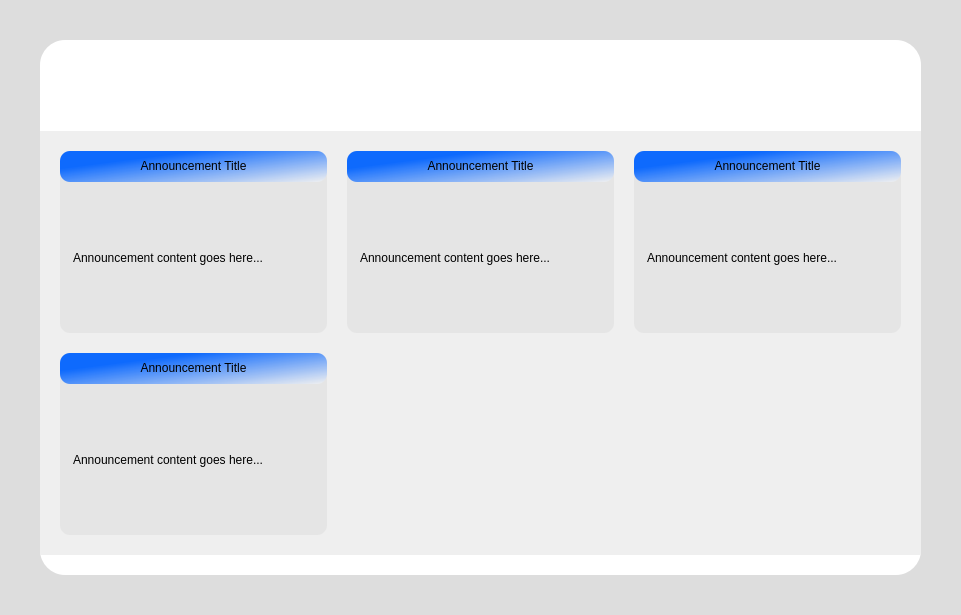
<?xml version="1.0" encoding="UTF-8"?>
<ui version="4.0">
 <class>BarangayDashboard</class>
 <widget class="QWidget" name="BarangayDashboard">
  <property name="geometry">
   <rect>
    <x>0</x>
    <y>0</y>
    <width>961</width>
    <height>615</height>
   </rect>
  </property>
  <property name="windowTitle">
   <string>Barangay Admin Dashboard</string>
  </property>
  <property name="styleSheet">
   <string notr="true">QWidget#BarangayDashboard {
    background-color: rgb(221, 221, 221);
}</string>
  </property>
  <layout class="QVBoxLayout" name="mainLayout">
   <property name="spacing">
    <number>0</number>
   </property>
   <property name="leftMargin">
    <number>40</number>
   </property>
   <property name="topMargin">
    <number>40</number>
   </property>
   <property name="rightMargin">
    <number>40</number>
   </property>
   <property name="bottomMargin">
    <number>40</number>
   </property>
   <item>
    <widget class="QFrame" name="frame">
     <property name="styleSheet">
      <string notr="true">QFrame#frame {
    background-color: white;
    border-radius: 25px;
}</string>
     </property>
     <property name="frameShape">
      <enum>QFrame::StyledPanel</enum>
     </property>
     <property name="frameShadow">
      <enum>QFrame::Raised</enum>
     </property>
     <layout class="QVBoxLayout" name="frameLayout">
      <property name="spacing">
       <number>10</number>
      </property>
      <property name="leftMargin">
       <number>0</number>
      </property>
      <property name="topMargin">
       <number>0</number>
      </property>
      <property name="rightMargin">
       <number>0</number>
      </property>
      <property name="bottomMargin">
       <number>20</number>
      </property>
      <item>
       <widget class="QLabel" name="label_3">
        <property name="minimumSize">
         <size>
          <width>0</width>
          <height>81</height>
         </size>
        </property>
        <property name="maximumSize">
         <size>
          <width>16777215</width>
          <height>81</height>
         </size>
        </property>
        <property name="styleSheet">
         <string notr="true">QLabel {
    background: qlineargradient(
        spread:pad,
        x1:0, y1:0,
        x2:0, y2:1,
        stop:0 #0d47a1,
        stop:1 #1976d2
    );
    border-radius: 0px;
    color: white;
    font-weight: bold;
    padding: 15px;
}</string>
        </property>
        <property name="text">
         <string>&lt;html&gt;&lt;head/&gt;&lt;body&gt;&lt;p&gt;&lt;span style=&quot; font-size:18pt;&quot;&gt;ANNOUNCEMENTS&lt;/span&gt;&lt;/p&gt;&lt;p&gt;&lt;span style=&quot; font-size:11pt; font-weight:400;&quot;&gt;Official Barangay Notices and Updates&lt;/span&gt;&lt;br/&gt;&lt;/p&gt;&lt;/body&gt;&lt;/html&gt;</string>
        </property>
       </widget>
      </item>
      <item>
       <widget class="QScrollArea" name="scrollArea">
        <property name="styleSheet">
         <string notr="true">QScrollArea {
    background-color: white;
    border: none;
}
QScrollBar:vertical {
    border: none;
    background: #f0f0f0;
    width: 10px;
    border-radius: 5px;
}
QScrollBar::handle:vertical {
    background: #1976d2;
    border-radius: 5px;
    min-height: 20px;
}
QScrollBar::add-line:vertical, QScrollBar::sub-line:vertical {
    height: 0px;
}</string>
        </property>
        <property name="widgetResizable">
         <bool>true</bool>
        </property>
        <widget class="QWidget" name="scrollAreaWidgetContents">
         <property name="geometry">
          <rect>
           <x>0</x>
           <y>0</y>
           <width>100</width>
           <height>100</height>
          </rect>
         </property>
         <layout class="QGridLayout" name="gridLayout">
          <property name="leftMargin">
           <number>20</number>
          </property>
          <property name="topMargin">
           <number>20</number>
          </property>
          <property name="rightMargin">
           <number>20</number>
          </property>
          <property name="bottomMargin">
           <number>20</number>
          </property>
          <property name="horizontalSpacing">
           <number>20</number>
          </property>
          <property name="verticalSpacing">
           <number>20</number>
          </property>
          <item row="0" column="0">
           <widget class="QWidget" name="widget" native="true">
            <property name="minimumSize">
             <size>
              <width>200</width>
              <height>131</height>
             </size>
            </property>
            <property name="styleSheet">
             <string notr="true">QWidget {
    background-color: rgb(229, 229, 229);
    border-radius: 10px;
}</string>
            </property>
            <layout class="QVBoxLayout" name="verticalLayout">
             <property name="spacing">
              <number>0</number>
             </property>
             <property name="leftMargin">
              <number>0</number>
             </property>
             <property name="topMargin">
              <number>0</number>
             </property>
             <property name="rightMargin">
              <number>0</number>
             </property>
             <property name="bottomMargin">
              <number>0</number>
             </property>
             <item>
              <widget class="QLabel" name="label">
               <property name="minimumSize">
                <size>
                 <width>0</width>
                 <height>31</height>
                </size>
               </property>
               <property name="maximumSize">
                <size>
                 <width>16777215</width>
                 <height>31</height>
                </size>
               </property>
               <property name="styleSheet">
                <string notr="true">QLabel{
	background-color: qlineargradient(spread:pad, x1:0.231, y1:0.310227, x2:1, y2:1, stop:0 rgba(0, 98, 255, 239), stop:1 rgba(240, 240, 240, 255));
}</string>
               </property>
               <property name="text">
                <string>&lt;html&gt;&lt;head/&gt;&lt;body&gt;&lt;p align=&quot;center&quot;&gt;Announcement Title&lt;/p&gt;&lt;/body&gt;&lt;/html&gt;</string>
               </property>
              </widget>
             </item>
             <item>
              <widget class="QLabel" name="label_content_1">
               <property name="styleSheet">
                <string notr="true">QLabel {
    padding: 10px;
    background-color: transparent;
}</string>
               </property>
               <property name="text">
                <string>Announcement content goes here...</string>
               </property>
               <property name="wordWrap">
                <bool>true</bool>
               </property>
              </widget>
             </item>
            </layout>
           </widget>
          </item>
          <item row="0" column="1">
           <widget class="QWidget" name="widget_2" native="true">
            <property name="minimumSize">
             <size>
              <width>200</width>
              <height>131</height>
             </size>
            </property>
            <property name="styleSheet">
             <string notr="true">QWidget {
    background-color: rgb(229, 229, 229);
    border-radius: 10px;
}</string>
            </property>
            <layout class="QVBoxLayout" name="verticalLayout_2">
             <property name="spacing">
              <number>0</number>
             </property>
             <property name="leftMargin">
              <number>0</number>
             </property>
             <property name="topMargin">
              <number>0</number>
             </property>
             <property name="rightMargin">
              <number>0</number>
             </property>
             <property name="bottomMargin">
              <number>0</number>
             </property>
             <item>
              <widget class="QLabel" name="label_6">
               <property name="minimumSize">
                <size>
                 <width>0</width>
                 <height>31</height>
                </size>
               </property>
               <property name="maximumSize">
                <size>
                 <width>16777215</width>
                 <height>31</height>
                </size>
               </property>
               <property name="styleSheet">
                <string notr="true">QLabel{
	background-color: qlineargradient(spread:pad, x1:0.231, y1:0.310227, x2:1, y2:1, stop:0 rgba(0, 98, 255, 239), stop:1 rgba(240, 240, 240, 255));
}</string>
               </property>
               <property name="text">
                <string>&lt;html&gt;&lt;head/&gt;&lt;body&gt;&lt;p align=&quot;center&quot;&gt;Announcement Title&lt;/p&gt;&lt;/body&gt;&lt;/html&gt;</string>
               </property>
              </widget>
             </item>
             <item>
              <widget class="QLabel" name="label_content_2">
               <property name="styleSheet">
                <string notr="true">QLabel {
    padding: 10px;
    background-color: transparent;
}</string>
               </property>
               <property name="text">
                <string>Announcement content goes here...</string>
               </property>
               <property name="wordWrap">
                <bool>true</bool>
               </property>
              </widget>
             </item>
            </layout>
           </widget>
          </item>
          <item row="0" column="2">
           <widget class="QWidget" name="widget_3" native="true">
            <property name="minimumSize">
             <size>
              <width>200</width>
              <height>131</height>
             </size>
            </property>
            <property name="styleSheet">
             <string notr="true">QWidget {
    background-color: rgb(229, 229, 229);
    border-radius: 10px;
}</string>
            </property>
            <layout class="QVBoxLayout" name="verticalLayout_3">
             <property name="spacing">
              <number>0</number>
             </property>
             <property name="leftMargin">
              <number>0</number>
             </property>
             <property name="topMargin">
              <number>0</number>
             </property>
             <property name="rightMargin">
              <number>0</number>
             </property>
             <property name="bottomMargin">
              <number>0</number>
             </property>
             <item>
              <widget class="QLabel" name="label_7">
               <property name="minimumSize">
                <size>
                 <width>0</width>
                 <height>31</height>
                </size>
               </property>
               <property name="maximumSize">
                <size>
                 <width>16777215</width>
                 <height>31</height>
                </size>
               </property>
               <property name="styleSheet">
                <string notr="true">QLabel{
	background-color: qlineargradient(spread:pad, x1:0.231, y1:0.310227, x2:1, y2:1, stop:0 rgba(0, 98, 255, 239), stop:1 rgba(240, 240, 240, 255));
}</string>
               </property>
               <property name="text">
                <string>&lt;html&gt;&lt;head/&gt;&lt;body&gt;&lt;p align=&quot;center&quot;&gt;Announcement Title&lt;/p&gt;&lt;/body&gt;&lt;/html&gt;</string>
               </property>
              </widget>
             </item>
             <item>
              <widget class="QLabel" name="label_content_3">
               <property name="styleSheet">
                <string notr="true">QLabel {
    padding: 10px;
    background-color: transparent;
}</string>
               </property>
               <property name="text">
                <string>Announcement content goes here...</string>
               </property>
               <property name="wordWrap">
                <bool>true</bool>
               </property>
              </widget>
             </item>
            </layout>
           </widget>
          </item>
          <item row="1" column="0">
           <widget class="QWidget" name="widget_4" native="true">
            <property name="minimumSize">
             <size>
              <width>200</width>
              <height>131</height>
             </size>
            </property>
            <property name="styleSheet">
             <string notr="true">QWidget {
    background-color: rgb(229, 229, 229);
    border-radius: 10px;
}</string>
            </property>
            <layout class="QVBoxLayout" name="verticalLayout_4">
             <property name="spacing">
              <number>0</number>
             </property>
             <property name="leftMargin">
              <number>0</number>
             </property>
             <property name="topMargin">
              <number>0</number>
             </property>
             <property name="rightMargin">
              <number>0</number>
             </property>
             <property name="bottomMargin">
              <number>0</number>
             </property>
             <item>
              <widget class="QLabel" name="label_8">
               <property name="minimumSize">
                <size>
                 <width>0</width>
                 <height>31</height>
                </size>
               </property>
               <property name="maximumSize">
                <size>
                 <width>16777215</width>
                 <height>31</height>
                </size>
               </property>
               <property name="styleSheet">
                <string notr="true">QLabel{
	background-color: qlineargradient(spread:pad, x1:0.231, y1:0.310227, x2:1, y2:1, stop:0 rgba(0, 98, 255, 239), stop:1 rgba(240, 240, 240, 255));
}</string>
               </property>
               <property name="text">
                <string>&lt;html&gt;&lt;head/&gt;&lt;body&gt;&lt;p align=&quot;center&quot;&gt;Announcement Title&lt;/p&gt;&lt;/body&gt;&lt;/html&gt;</string>
               </property>
              </widget>
             </item>
             <item>
              <widget class="QLabel" name="label_content_4">
               <property name="styleSheet">
                <string notr="true">QLabel {
    padding: 10px;
    background-color: transparent;
}</string>
               </property>
               <property name="text">
                <string>Announcement content goes here...</string>
               </property>
               <property name="wordWrap">
                <bool>true</bool>
               </property>
              </widget>
             </item>
            </layout>
           </widget>
          </item>
         </layout>
        </widget>
       </widget>
      </item>
     </layout>
    </widget>
   </item>
  </layout>
 </widget>
 <resources/>
 <connections/>
</ui>
